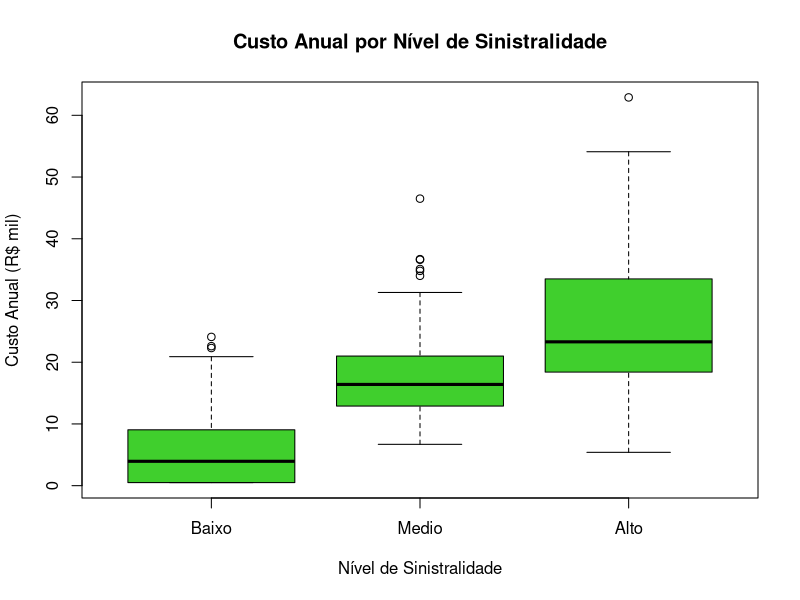
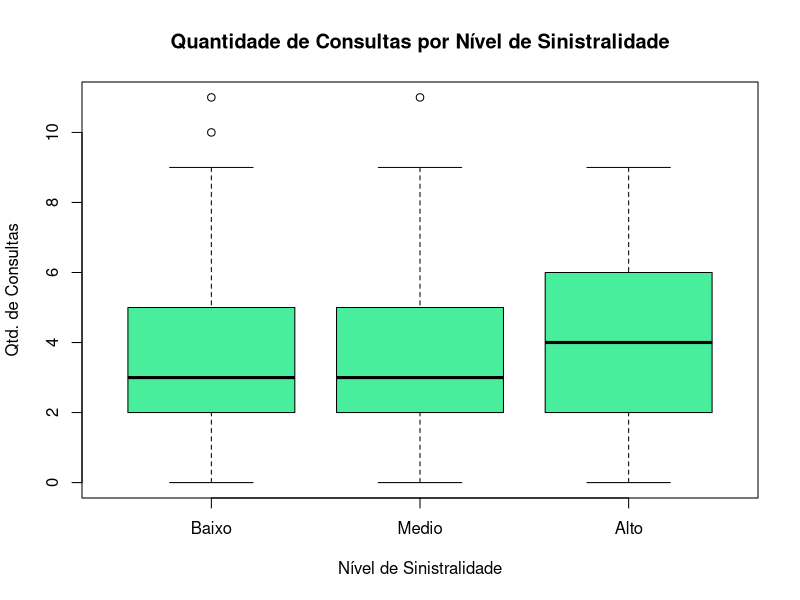
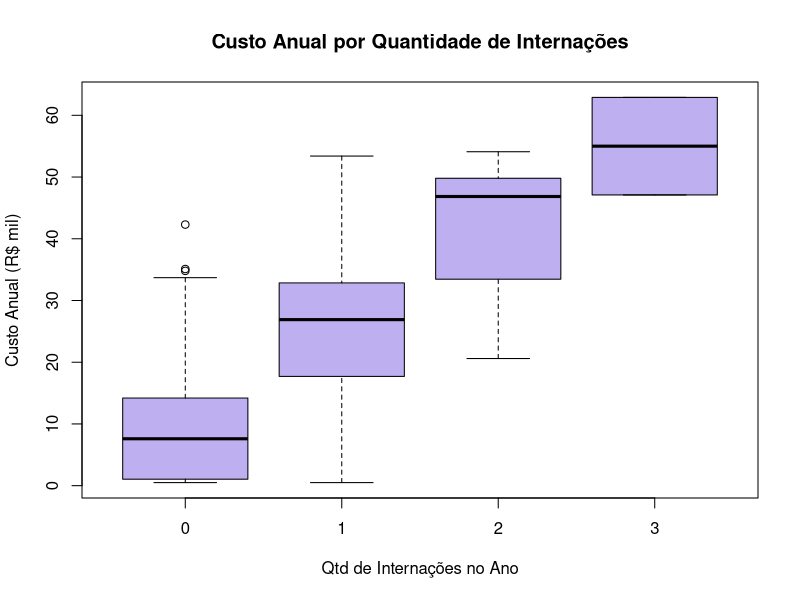
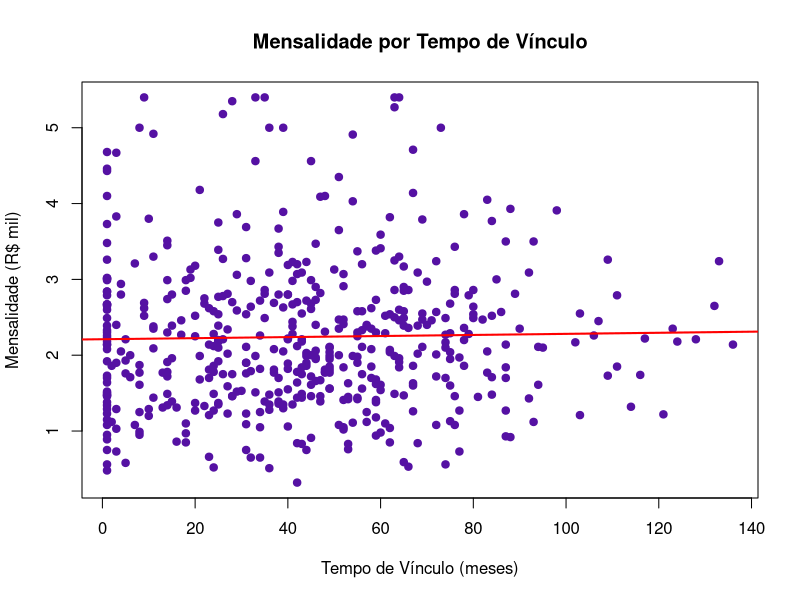
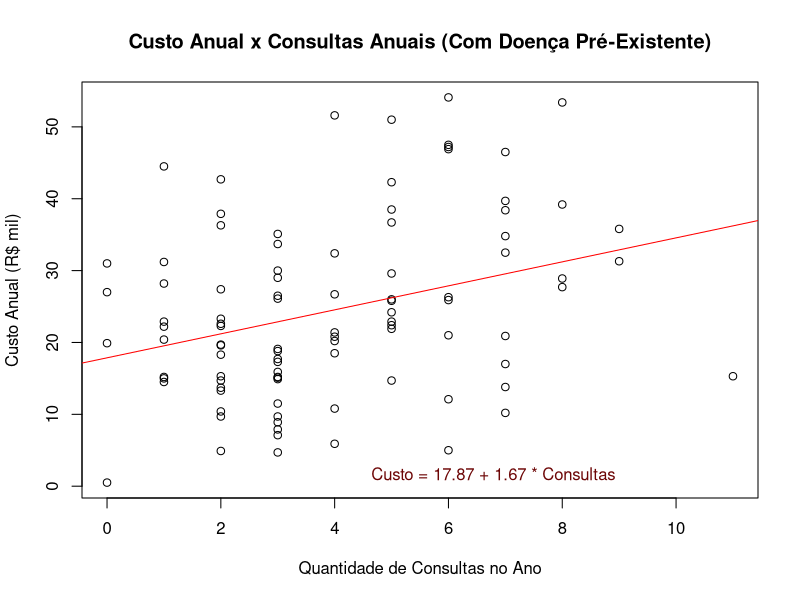
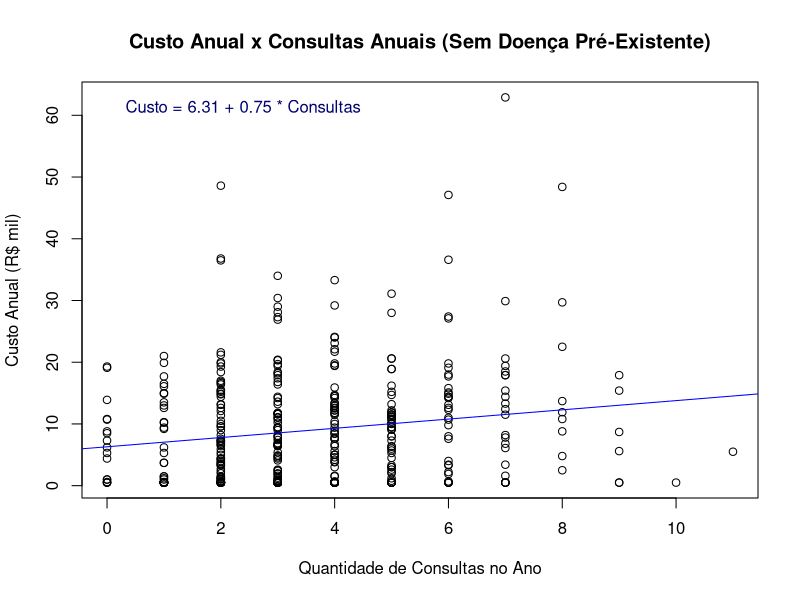

Write R code to recreate these figures, in order.
# -----------------------------------------------------------------------------
# I. PREPARAÇÃO DA BASE DE DADOS:

print("Parte 0: Preparação da base de dados")

# Instalar pacote APENAS UMA VEZ e carregar pacotes
install.packages("readxl")
install.packages("ggplot2")
library(readxl)
library(ggplot2)

dados <- read_excel("saude_amostra.xlsx")

# Verificar estrutura inicial da base sobre saúde:
head(dados) # Exibe primeiras linhas
str(dados) # Exibe estrutura e tipos de variáveis
colSums(is.na(dados)) # Verificar se há valores ausentes (NA) na base

# Converter variáveis específicas para inteiro, ou seja, quantitativa discreta:
dados$Idade <- as.integer(dados$Idade)
dados$Tempo_Plano_Meses <- as.integer(dados$Tempo_Plano_Meses)
dados$Qtd_Consultas_Ano <- as.integer(dados$Qtd_Consultas_Ano)
dados$Qtd_Internacoes_Ano <- as.integer(dados$Qtd_Internacoes_Ano)

# Converter para qualitativa nominal:
dados$Tipo_Plano <- as.factor(dados$Tipo_Plano)
dados$Regiao <- as.factor(dados$Regiao)
dados$Canal_Aquisicao <- as.factor(dados$Canal_Aquisicao)
dados$Possui_Pre_Existencia <- as.factor(dados$Possui_Pre_Existencia)
dados$Cancelou_Plano <- as.factor(dados$Cancelou_Plano)


# Converter para qualitativa ordinal com especificação dos níveis em ordem
dados$Nivel_Sinistralidade <- factor(
  dados$Nivel_Sinistralidade,
  levels = c("Baixo", "Medio", "Alto"),
  ordered = TRUE
)

dados$Perfil_Utilizacao <- factor(
  dados$Perfil_Utilizacao,
  levels = c("Raramente", "Ocasional", "Frequente", "Critico"),
  ordered = TRUE
)

# Verificar estrutura inicial da base sobre saúde:
head(dados) # Exibe primeiras linhas
str(dados) # Exibe estrutura e tipos de variáveis
colSums(is.na(dados)) # Verificar se há valores ausentes (NA) na base

# -----------------------------------------------------------------------------
# II. PARTE 1 - VALIDANDO A CONSISTÊNCIA DOS DADOS:

print("Parte 1: Validando a consistência dos dados")
print("Parte 1.2:")

# Contar quantidade de IDs de beneficiários duplicados na base de dados.
sum(duplicated(dados$ID_Beneficiario))

# Criar um vetor com o nome das variáveis quantitativas e exibir frequência de todas
# Busca os valores mínimos e máximos, o desvio padrão e exibir cada variável quantitativa
cols_quantitativas <- c("Idade", "Tempo_Plano_Meses", "Qtd_Consultas_Ano", 
                        "Qtd_Internacoes_Ano", "Custo_Anual_Operadora_K", 
                        "Mensalidade_K")
summary(dados[, cols_quantitativas])
sapply(dados[, cols_quantitativas], range, na.rm = TRUE)
sapply(dados[, cols_quantitativas], sd, na.rm = TRUE)

# Verificar se os valores passam os limites estipulados no enunciado.
# Qtd de Consultas: 0 a 45
# Qtd Internações: 0 a 8
sum(dados$Qtd_Consultas_Ano < 0 | dados$Qtd_Consultas_Ano > 45, na.rm = TRUE)
sum(dados$Qtd_Internacoes_Ano < 0 | dados$Qtd_Internacoes_Ano > 8, na.rm = TRUE)

# Verificar se as variáveis quantitativas discretas possuem valores decimais, que estão incorretos
sum(dados$Idade %% 1 != 0, na.rm = TRUE)
sum(dados$Tempo_Plano_Meses %% 1 != 0, na.rm = TRUE)
sum(dados$Qtd_Consultas_Ano %% 1 != 0, na.rm = TRUE)
sum(dados$Qtd_Internacoes_Ano %% 1 != 0, na.rm = TRUE)

# Verificar os outliers das variáveis quantitativas, e lista-los
boxplot.stats(dados$Idade)$out
boxplot.stats(dados$Tempo_Plano_Meses)$out
boxplot.stats(dados$Qtd_Consultas_Ano)$out
boxplot.stats(dados$Qtd_Internacoes_Ano)$out
boxplot.stats(dados$Custo_Anual_Operadora_K)$out
boxplot.stats(dados$Mensalidade_K)$out

# Criar um vetor com o nome das variáveis qualitativas e exibir os valores de cada categoria de todas
cols_qualitativas <- c("Tipo_Plano", "Regiao", "Possui_Pre_Existencia", 
                        "Canal_Aquisicao", "Nivel_Sinistralidade", 
                        "Cancelou_Plano", "Perfil_Utilizacao")
summary(dados[, cols_qualitativas])

# Calcular frequência relativa de cada categoria de cada variável qualitativa
round(prop.table(table(dados$Tipo_Plano)) * 100, 1)
round(prop.table(table(dados$Regiao)) * 100, 1)
round(prop.table(table(dados$Possui_Pre_Existencia)) * 100, 1)
round(prop.table(table(dados$Canal_Aquisicao)) * 100, 1)
round(prop.table(table(dados$Nivel_Sinistralidade)) * 100, 1)
round(prop.table(table(dados$Cancelou_Plano)) * 100, 1)
round(prop.table(table(dados$Perfil_Utilizacao)) * 100, 1)

# -----------------------------------------------------------------------------
# III. PARTE 2 - TABELA CRUZADA ENTRE TIPO DE PLANO E CANAL DE AQUISIÇÃO:

# Tabela de frequência relativa, que precisa da de frequência absoluta:
print("Parte 2: Tipos de Plano e Canal de Aquisição estão associados?")
print("Parte 2.1:")
(round(prop.table(table(dados$Tipo_Plano, dados$Canal_Aquisicao), margin = 2) * 100, 2))

# -----------------------------------------------------------------------------
# IV. PARTE 3 - USO DO PLANO POR NÍVEL DE SINISTRALIDADE:

print("Parte 3: Uso do plano por nível de sinistralidade")
print("Parte 3.1: Custo Anual e Quantidade de Consultas No Ano por Nível De Sinistralidade.")

# Summary: calcula Mínimo, 1º Quartil, Mediana, Média e 3º Quartil
# Calcular medidas numéricas e o desvio-padrão do Custo Anual:
aggregate(Custo_Anual_Operadora_K ~ Nivel_Sinistralidade, data = dados, summary)
aggregate(Custo_Anual_Operadora_K ~ Nivel_Sinistralidade, data = dados, sd)

# Gráfico Custo por Sinistralidade
png("boxplot_custo_sinistralidade.png", width = 1000, height = 750, res = 130)
boxplot(Custo_Anual_Operadora_K ~ Nivel_Sinistralidade, data = dados,
        main = "Custo Anual por Nível de Sinistralidade",
        xlab = "Nível de Sinistralidade", 
        ylab = "Custo Anual (R$ mil)",
        col = "#40cf2d")
dev.off()

# Calcular medidas numéricas e o desvio-padrão da Quantidade de Consultas:
aggregate(Qtd_Consultas_Ano ~ Nivel_Sinistralidade, data = dados, summary)
aggregate(Qtd_Consultas_Ano ~ Nivel_Sinistralidade, data = dados, sd)

# Gráfico Quantidade de Consultas por Sinistralidade
png("boxplot_consultas_sinistralidade.png", width = 1000, height = 750, res = 130)
boxplot(Qtd_Consultas_Ano ~ Nivel_Sinistralidade, data = dados,
        main = "Quantidade de Consultas por Nível de Sinistralidade",
        xlab = "Nível de Sinistralidade", 
        ylab = "Qtd. de Consultas",
        col = "#49ee9c")
dev.off()

print("Parte 3.2: Existe indício de que o padrão de uso do plano está associado ao nível de # Tabela cruzada de frequência relativa (% em cada nível de sinistralidade)")

# Criar frequência relativa da Utilização do Perfil em relação ao Nível de Sinistralidade
round(prop.table(table(dados$Perfil_Utilizacao, dados$Nivel_Sinistralidade), margin = 2) * 100, 2)

# -----------------------------------------------------------------------------
# V. PARTE 4 - HÁ INDÍCIOS DE QUE O TEMPO DE PLANO INFLUÊNCIA A MENSALIDADE?

print("Parte 4: Há indícios de que o tempo de plano influencia a mensalidade?")
print("Parte 4.1: Custo Anual e Quantidade de Internações no ano ")

# Calcular frequência relativa de Quantidade de Internações no Ano
(round(prop.table(table(dados$Qtd_Internacoes_Ano)) * 100, 1))

# Gráfico Custo Anual por Quantidade de Internações
png("boxplot_consultas_sinistralidade.png", width = 1000, height = 750, res = 130)

boxplot(Custo_Anual_Operadora_K ~ Qtd_Internacoes_Ano, data = dados,
        main = "Custo Anual por Quantidade de Internações",
        xlab = "Qtd de Internações no Ano",
        ylab = "Custo Anual (R$ mil)",
        col = "#beb0f0")

# Calcula o resumo do Custo separando por quantidade de Internações (0, 1, 2...)
tapply(dados$Custo_Anual_Operadora_K, dados$Qtd_Internacoes_Ano, summary)
# Desvio-padrão do Custo Anual para cada quantidade de internações
tapply(dados$Custo_Anual_Operadora_K, dados$Qtd_Internacoes_Ano, sd)

# Calcular coeficiente de relação linear entre Custo Anual e Qtd de Internações
# Próximo de 1: Relação positiva
# Próximo de 0: Nenhuma relação aparente
# Próximo de -1: Relação inversa
cor(dados$Custo_Anual_Operadora_K, dados$Qtd_Internacoes_Ano)

print("Parte 4.2: Mensalidade por tempo de plano ")

# Gráfico Mensalidade por Tempo de Vínculo
plot(dados$Tempo_Plano_Meses, dados$Mensalidade_K,
     main = "Mensalidade por Tempo de Vínculo",
     xlab = "Tempo de Vínculo (meses)",
     ylab = "Mensalidade (R$ mil)",
     col = "#5511a3",
     pch = 19)
abline(lm(Mensalidade_K ~ Tempo_Plano_Meses, data = dados), col = "red", lwd = 2)

# Calcular coeficiente de relação linear entre Tempo de Vínculo e Mensalidade
cor(dados$Tempo_Plano_Meses, dados$Mensalidade_K)

# -----------------------------------------------------------------------------
# V. PARTE 5 - DOENÇA PRÉ-EXISTENTE E SENSIBILIDADE DO CUSTO ÀS CONSULTAS:

# Subset: Filtra a planilha de dados criando um subconjunto com base em uma regra
dados_com_preex <- subset(dados, Possui_Pre_Existencia == "Sim")
dados_sem_preex <- subset(dados, Possui_Pre_Existencia == "Nao")

# Lm: Ajusta o modelo de regressão linear
mod_com_preex <- lm(Custo_Anual_Operadora_K ~ Qtd_Consultas_Ano, data = dados_com_preex)
mod_sem_preex <- lm(Custo_Anual_Operadora_K ~ Qtd_Consultas_Ano, data = dados_sem_preex)

# Coef: Exibe os dois valores numéricos para escrever a equação da reta:
# Intercep: Coeficiente Linear
# Qtd_Consultas_Ano: Coeficiente Angular
coef(mod_com_preex)
coef(mod_sem_preex)

# Calcular o Erro Quadrático Médio (EQM):
# Desvio total entre os custos reais dos clientes e o custo previsto pela linha reta.
print("EQM - COM Doença Pré-Existente:")
(eqm_com_preex <- sum(residuals(mod_com_preex)^2))
print("EQM - SEM Doença Pré-Existente:")
(eqm_sem_preex <- sum(residuals(mod_sem_preex)^2))

# Gráfico Beneficiários COM Doença Pré-Existente
plot(dados_com_preex$Qtd_Consultas_Ano, dados_com_preex$Custo_Anual_Operadora_K,
     main = "Custo Anual x Consultas Anuais (Com Doença Pré-Existente)",
     xlab = "Quantidade de Consultas no Ano",
     ylab = "Custo Anual (R$ mil)")
abline(mod_com_preex, col = "red")
legend("bottomright", 
       legend = paste0("Custo = ", round(coef(mod_com_preex)[1], 2), " + ", round(coef(mod_com_preex)[2], 2), " * Consultas"), 
       bty = "n", 
       text.col = "#6d0606",
       cex = 1,
       inset = c(0.2, 0.01))

# Gráfico Beneficiários SEM Doença Pré-Existente
plot(dados_sem_preex$Qtd_Consultas_Ano, dados_sem_preex$Custo_Anual_Operadora_K,
     main = "Custo Anual x Consultas Anuais (Sem Doença Pré-Existente)",
     xlab = "Quantidade de Consultas no Ano",
     ylab = "Custo Anual (R$ mil)")
abline(mod_sem_preex, col = "blue")
legend("topleft", 
       legend = paste0("Custo = ", round(coef(mod_sem_preex)[1], 2), " + ", round(coef(mod_sem_preex)[2], 2), " * Consultas"), 
       bty = "n", 
       text.col = "#020270",
       cex = 1,
       inset = c(0.02, 0.01))
